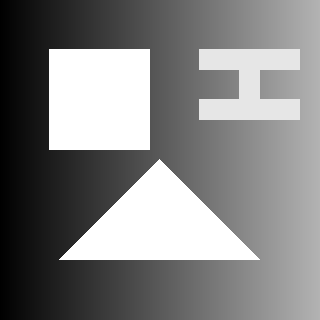
%> input picture Exercise4/images/figures1.png, 320 x 320 px
$ octave sh04ex01.m   (GNU Octave 9; MATLAB toolbox functions it lacks are replaced by stand-ins)
%> lines starting %> are read from the running program, lines starting %| are printed output that depends on the picture; in (x1, y1, x2, y2) boxes, pixels count from 0 and x2, y2 are one past the last pixel; in counts of white or black regions, pixels touching at a corner belong together; the program's own positions count from 1
### Exercise4/matlab/moravec.m
function corners = moravec(img)

[height, width] = size(img)

%Matrices used to calculate the differences between two neighboored pixels
%in the given direction
D0 = [0, 0, 0; 0, 1, -1; 0, 0, 0];
D45 = [0, 0, 0; 0, 1, 0; 0, 0, -1];
D90 = [0, 0, 0; 0, 1, 0; 0, -1, 0];
D135 = [0, 0, 0; 0, 1, 0; -1, 0, 0];

%Box filter for the 5x5 neighborhood
B = ones(5, 5) * 1/25;

%Apply both filters
imgD0 = imfilter(imfilter(img, D0, 'replicate').^2, B, 'replicate');
imgD45 = imfilter(imfilter(img, D45, 'replicate').^2, B, 'replicate');
imgD90 = imfilter(imfilter(img, D90, 'replicate').^2, B, 'replicate');
imgD135 = imfilter(imfilter(img, D135, 'replicate').^2, B, 'replicate');

%Normalize results
sum = imgD0 + imgD45 + imgD90 + imgD135;
imgD0 = imgD0 ./ sum;
imgD45 = imgD45 ./ sum;
imgD90 = imgD90 ./ sum;
imgD135 = imgD135 ./ sum;

min12 = min(imgD0, imgD45);
min34 = min(imgD90, imgD135);
min_ges = min(min12, min34);

%correct nan-values occuring inside the figures because the summed value
%(divisor) is zero
min_ges(isnan(min_ges)) = 0;

% Find corners:
% Corner is indicated by minimum > threshold
threshold = 0.1;
corners = zeros(height, width);
corners(min_ges > threshold) = 1;

### Exercise4/matlab/sh04ex01.m
%% Group 2: Dominik Authaler, Jonas Otto
close all;
clc;
clear;

%% Reading the images, applying Moravec Operator
img = im2double(imread('../images/figures1.png'));
%> img: size 320x320 double; min 0, max 1, mean 0.51
noisyImg = im2double(imread('../images/figures1_noisy.png'));
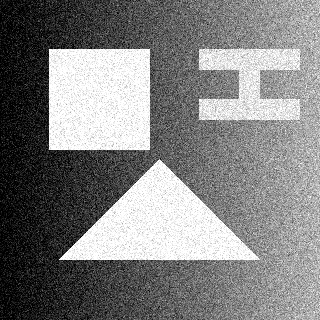
%> input picture Exercise4/images/figures1_noisy.png, 320 x 320 px
%> noisyImg: size 320x320 double; min 0, max 1, mean 0.505

corners = moravec(img);
%> in moravec, `imgD135 = imgD135 ./ sum;`:
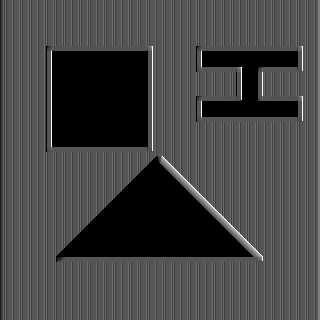
%> imgD135: size 320x320 double; 20.91% of the values are NaN or infinite; the others: min 0, max 1, mean 0.335; drawn with min black, max white, NaN and infinite black
%> in moravec, `min12 = min(imgD0, imgD45);`:
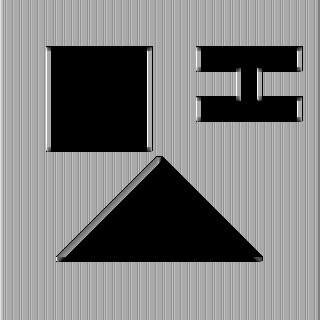
%> min12: size 320x320 double; 20.91% of the values are NaN or infinite; the others: min 0, max 0.5, mean 0.31; drawn with min black, max white, NaN and infinite black
%> in moravec, `corners(min_ges > threshold) = 1;`:
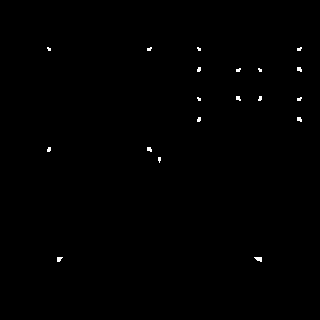
%> corners: size 320x320 double; values 0 (black) and 1 (white), 0.31% white; 19 white regions (14 under 20 px), largest, box (x1, y1, x2, y2) and area: (254, 257, 262, 262) 28, (57, 257, 63, 262) 22, (297, 67, 302, 72) 20, (297, 117, 302, 122) 20, (147, 147, 152, 152) 20
cornerNoisy = moravec(noisyImg);
%> in moravec (call 2), `min34 = min(imgD90, imgD135);`:
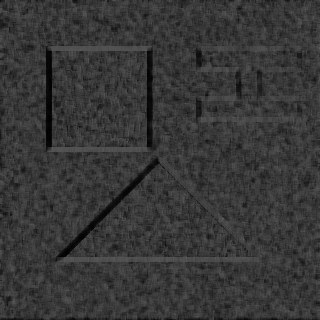
%> min34: size 320x320 double; min 0.00358, max 0.363, mean 0.219
%> in moravec (call 2), `min_ges = min(min12, min34);`:
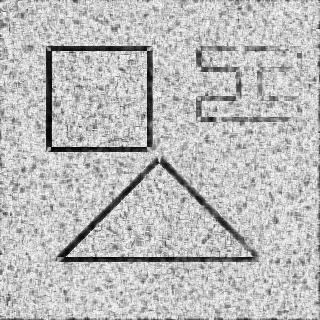
%> min_ges: size 320x320 double; min 0.00224, max 0.249, mean 0.185; drawn with min black and max white
%> in moravec (call 2), `corners(min_ges > threshold) = 1;`:
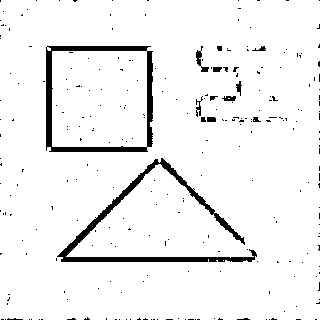
%> corners: size 320x320 double; values 0 (black) and 1 (white), 94.6% white; 269 black regions (256 under 20 px), largest, box (x1, y1, x2, y2) and area: (57, 158, 257, 262) 2336, (46, 46, 153, 152) 2077, (196, 46, 209, 72) 110

%% Visualization
rows = 1;
cols = 2;

figure('name','Image');
subplot(rows, cols, 1);
imshow(img);
title("image");

subplot(rows, cols, 2);
imshow(corners);
title("detected corners");
saveas(gcf,'../images/ex01.eps','epsc')

figure('name','Noisy Image');
subplot(rows, cols, 1);
imshow(noisyImg);
title("image");

subplot(rows, cols, 2);
imshow(cornerNoisy);
title("detected corners");
saveas(gcf,'../images/ex01_noisy.eps','epsc')
